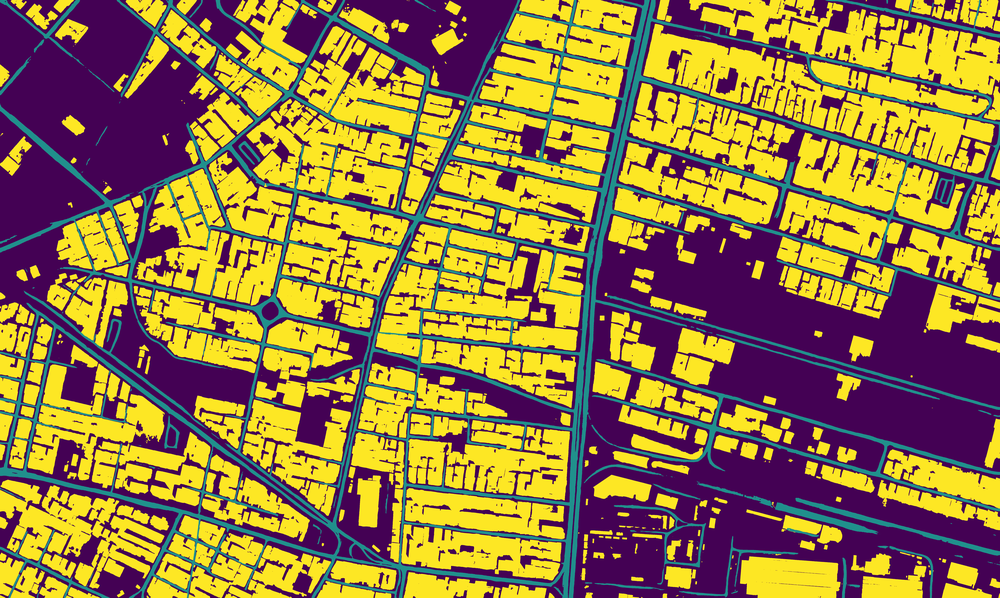
#> input picture matching/tests/1/search_area_mask.png, 1000 x 598 px, shrunk from 8192 x 4902 before the run
$ jupyter execute template_matching_multiscale.ipynb
#> lines starting #> are read from the running program, lines starting #| are printed output that depends on the picture; long printed decimals are rounded; pictures that were not available may be replaced by others from this repository, and a replacement may not be noted
[cell 1]
import cv2
import numpy as np
import matplotlib.pyplot as plt
from pathlib import Path
import pandas as pd
from tqdm import tqdm

[cell 2]
def load_images(batch_dir):
    search_image = cv2.imread(str(batch_dir / "search_area_mask.png"), 0)
    region_dir = batch_dir / "regoins_segments"
    region_images = sorted(region_dir.glob("*.png"))
    return search_image, region_images

[cell 3]
example_dir = Path("matching/tests/1")
search_image = cv2.imread(str(example_dir / "search_area_mask.png"), 0)
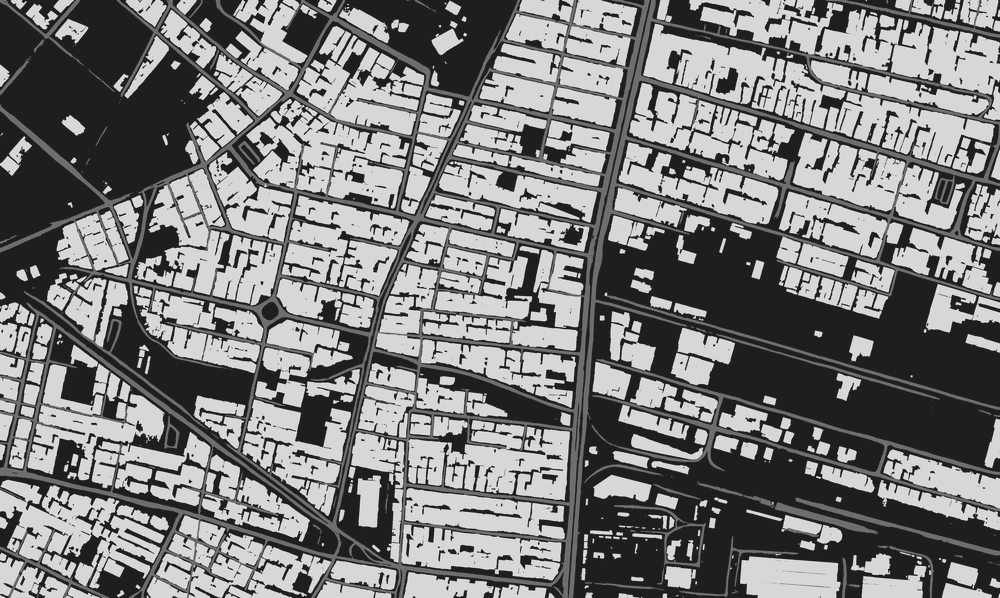
#> search_image: shape (598, 1000); min 16, max 229, mean 124.9
region_path = sorted((example_dir / "regoins_segments").glob("*.png"))[0]
template = cv2.imread(str(region_path), 0)

plt.figure(figsize=(10, 4))
plt.subplot(1, 2, 1)
plt.imshow(template, cmap='gray')
plt.title("Example Template")
plt.axis('off')

plt.subplot(1, 2, 2)
plt.imshow(search_image, cmap='gray')
plt.title("Search Area")
plt.axis('off')
plt.show()
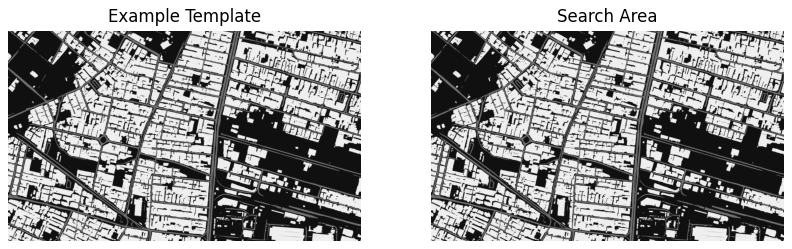
#> figure drawn by matplotlib, 2 panels

[cell 4]
def multiscale_template_matching(search_img, template, scales=np.linspace(0.5, 1.5, 20)):
    best_val = -np.inf
    best_top_left = None
    best_br = None
    best_scale = 1.0

    for scale in scales:
        scaled_template = cv2.resize(template, None, fx=scale, fy=scale)
        if scaled_template.shape[0] > search_img.shape[0] or scaled_template.shape[1] > search_img.shape[1]:
            continue
        res = cv2.matchTemplate(search_img, scaled_template, cv2.TM_CCOEFF_NORMED)
        _, max_val, _, max_loc = cv2.minMaxLoc(res)
        if max_val > best_val:
            best_val = max_val
            best_top_left = max_loc
            best_br = (max_loc[0] + scaled_template.shape[1], max_loc[1] + scaled_template.shape[0])
            best_scale = scale

    return best_top_left, best_br, best_val, best_scale

[cell 5]
def evaluate_batches(base_path):
    results = []
    for batch_dir in Path(base_path).glob("*"):
        if not batch_dir.is_dir():
            continue

        search_img, region_paths = load_images(batch_dir)
        for template_path in region_paths:
            template = cv2.imread(str(template_path), 0)
            tl, br, val, scale = multiscale_template_matching(search_img, template)
            results.append({
                "batch": batch_dir.name,
                "template": template_path.name,
                "score": val,
                "scale": scale
            })
    return pd.DataFrame(results)

[cell 6]
df = evaluate_batches("matching/tests")
#> in evaluate_batches, `search_img, region_paths = load_images(batch_dir)`: region_paths = 1 item
#> the loop in multiscale_template_matching, `for scale in scales:` made 20 passes
#> (scale, max_val, best_val, best_top_left, best_br, best_scale) on passes 1 to 10: (0.5, 0.133, 0.133, (294, 109), (794, 408), 0.5), (0.553, 0.137, 0.137, (203, 70), (756, 400), 0.553), (0.605, 0.162, 0.162, (169, 41), (774, 403), 0.605), (0.658, 0.164, 0.164, (107, 47), (765, 440), 0.658), (0.711, 0.17, 0.17, (80, 31), (791, 456), 0.711), (0.763, 0.182, 0.182, (37, 46), (800, 502), 0.763), (0.816, 0.22, 0.22, (105, 71), (921, 559), 0.816), (0.868, 0.253, 0.253, (86, 54), (954, 573), 0.868), (0.921, 0.304, 0.304, (28, 31), (949, 582), 0.921), (0.974, 0.476, 0.476, (15, 9), (989, 591), 0.974)
#> scale on passes 11 to 16: 1.03, 1.08, 1.13, 1.18, 1.24, 1.29
#> pass 1, in multiscale_template_matching, `scaled_template = cv2.resize(template, None, fx=scale, fy=scale)`:
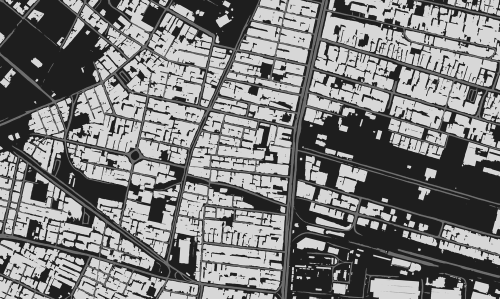
#> scaled_template: shape (299, 500); min 26, max 225, mean 125
#> pass 1, in multiscale_template_matching, `res = cv2.matchTemplate(search_img, scaled_template, cv2.TM_CCOEFF_NOR..`:
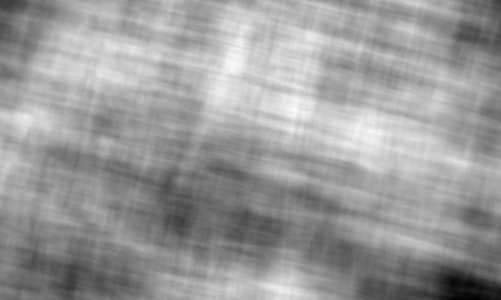
#> res: shape (300, 501) float32; min -0.109, max 0.133, mean 0.0378; drawn with min black and max white
#> pass 2, in multiscale_template_matching, `scaled_template = cv2.resize(template, None, fx=scale, fy=scale)`:
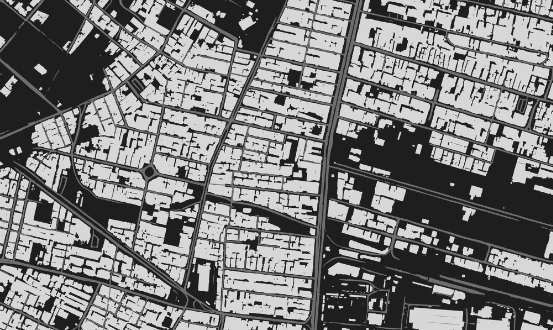
#> scaled_template: shape (330, 553); min 22, max 229, mean 124.8
#> pass 2, in multiscale_template_matching, `res = cv2.matchTemplate(search_img, scaled_template, cv2.TM_CCOEFF_NOR..`:
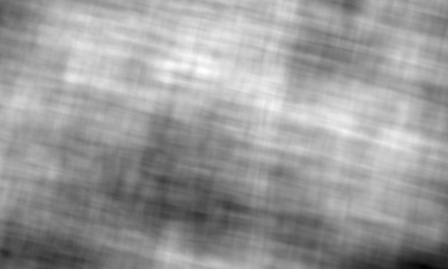
#> res: shape (269, 448) float32; min -0.0886, max 0.137, mean 0.0487; drawn with min black and max white
#> after the loop in multiscale_template_matching, `for scale in scales:`: best_scale = 0.974; best_val = 0.476
#> in evaluate_batches, `tl, br, val, scale = multiscale_template_matching(search_img, template)`: tl = (15, 9); br = (989, 591); val = 0.476; scale = 0.974
#> df = table of 1 rows and 4 columns
print(df.head())
#|   batch              template     score     scale
#| 0     1  search_area_mask.png  0.4762  0.9737

plt.figure(figsize=(10, 5))
for batch in df['batch'].unique():
    subset = df[df['batch'] == batch]
    plt.plot(subset['score'].values, label=batch)
#> this loop made 1 pass
#> (batch, subset) on pass 1: ('1', table of 1 rows and 4 columns)
plt.title("Matching Score Across Templates")
plt.xlabel("Template Index")
plt.ylabel("Score")
plt.legend()
plt.show()
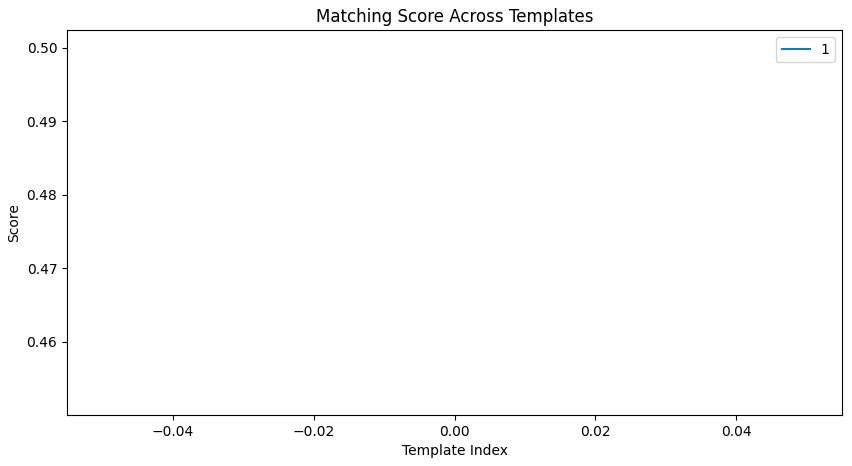
#> figure drawn by matplotlib, 1 panel
